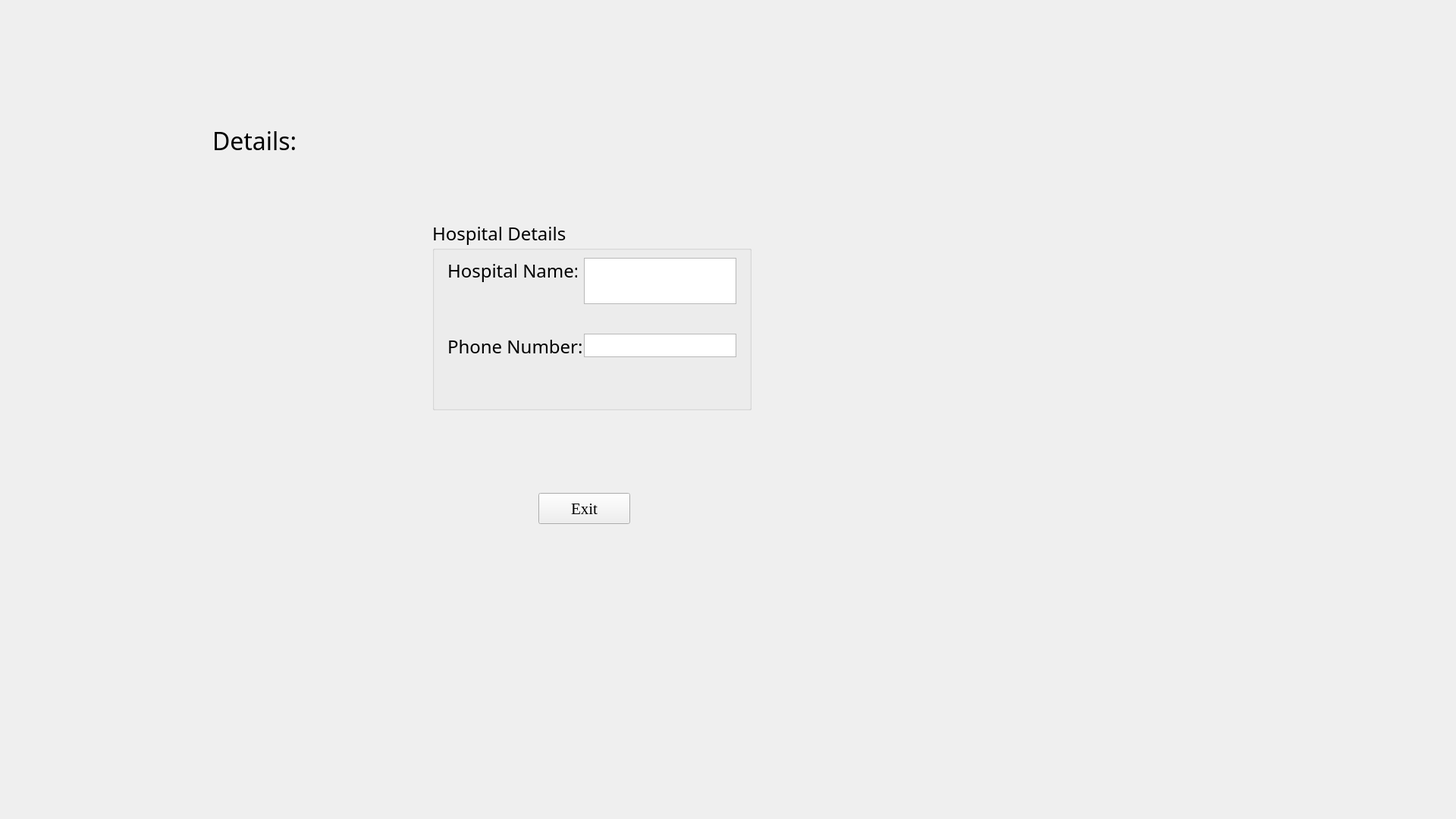
<?xml version="1.0" encoding="UTF-8"?>
<ui version="4.0">
 <class>finalwindow</class>
 <widget class="QWidget" name="finalwindow">
  <property name="geometry">
   <rect>
    <x>0</x>
    <y>0</y>
    <width>1920</width>
    <height>1080</height>
   </rect>
  </property>
  <property name="font">
   <font>
    <family>CentSchbkCyrill BT</family>
    <pointsize>24</pointsize>
   </font>
  </property>
  <property name="windowTitle">
   <string>Form</string>
  </property>
  <widget class="QLabel" name="EnterdetailsFinal">
   <property name="geometry">
    <rect>
     <x>280</x>
     <y>170</y>
     <width>261</width>
     <height>31</height>
    </rect>
   </property>
   <property name="font">
    <font>
     <pointsize>24</pointsize>
    </font>
   </property>
   <property name="text">
    <string>Details: </string>
   </property>
   <property name="wordWrap">
    <bool>true</bool>
   </property>
  </widget>
  <widget class="QPushButton" name="ExitFinal">
   <property name="geometry">
    <rect>
     <x>710</x>
     <y>650</y>
     <width>121</width>
     <height>41</height>
    </rect>
   </property>
   <property name="font">
    <font>
     <family>Times New Roman</family>
     <pointsize>16</pointsize>
    </font>
   </property>
   <property name="text">
    <string>Exit</string>
   </property>
  </widget>
  <widget class="QLabel" name="label">
   <property name="geometry">
    <rect>
     <x>1090</x>
     <y>110</y>
     <width>281</width>
     <height>201</height>
    </rect>
   </property>
   <property name="text">
    <string/>
   </property>
   <property name="pixmap">
    <pixmap>../HOSP.png</pixmap>
   </property>
  </widget>
  <widget class="QGroupBox" name="groupBoxFinal">
   <property name="geometry">
    <rect>
     <x>570</x>
     <y>290</y>
     <width>421</width>
     <height>251</height>
    </rect>
   </property>
   <property name="font">
    <font>
     <pointsize>18</pointsize>
    </font>
   </property>
   <property name="cursor">
    <cursorShape>PointingHandCursor</cursorShape>
   </property>
   <property name="title">
    <string>Hospital Details</string>
   </property>
   <widget class="QLabel" name="hospnameFinalLabel_3">
    <property name="geometry">
     <rect>
      <x>20</x>
      <y>50</y>
      <width>171</width>
      <height>33</height>
     </rect>
    </property>
    <property name="font">
     <font>
      <pointsize>18</pointsize>
     </font>
    </property>
    <property name="text">
     <string>Hospital Name: </string>
    </property>
   </widget>
   <widget class="QPlainTextEdit" name="FinalplainTextEdit">
    <property name="geometry">
     <rect>
      <x>200</x>
      <y>50</y>
      <width>201</width>
      <height>61</height>
     </rect>
    </property>
    <property name="cursor" stdset="0">
     <cursorShape>ArrowCursor</cursorShape>
    </property>
    <property name="readOnly">
     <bool>true</bool>
    </property>
   </widget>
   <widget class="QLabel" name="phonenoFinalLabel_4">
    <property name="geometry">
     <rect>
      <x>20</x>
      <y>150</y>
      <width>181</width>
      <height>33</height>
     </rect>
    </property>
    <property name="font">
     <font>
      <pointsize>18</pointsize>
     </font>
    </property>
    <property name="text">
     <string>Phone Number: </string>
    </property>
   </widget>
   <widget class="QPlainTextEdit" name="FinalplainTextEdit_2">
    <property name="geometry">
     <rect>
      <x>200</x>
      <y>150</y>
      <width>201</width>
      <height>31</height>
     </rect>
    </property>
    <property name="minimumSize">
     <size>
      <width>201</width>
      <height>31</height>
     </size>
    </property>
    <property name="cursor" stdset="0">
     <cursorShape>ArrowCursor</cursorShape>
    </property>
    <property name="verticalScrollBarPolicy">
     <enum>Qt::ScrollBarAlwaysOff</enum>
    </property>
    <property name="horizontalScrollBarPolicy">
     <enum>Qt::ScrollBarAlwaysOff</enum>
    </property>
    <property name="readOnly">
     <bool>true</bool>
    </property>
   </widget>
  </widget>
 </widget>
 <resources/>
 <connections/>
</ui>
